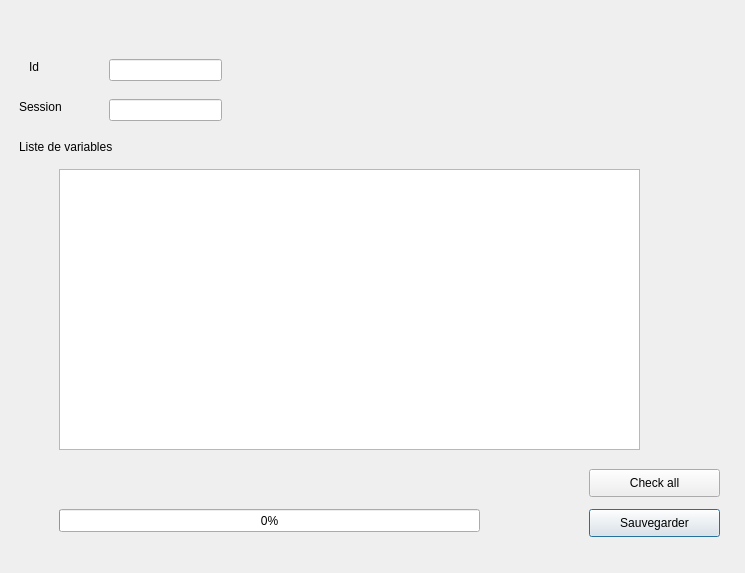
<?xml version="1.0" encoding="UTF-8"?>
<ui version="4.0">
 <class>Dialog</class>
 <widget class="QDialog" name="Dialog">
  <property name="geometry">
   <rect>
    <x>0</x>
    <y>0</y>
    <width>745</width>
    <height>573</height>
   </rect>
  </property>
  <property name="windowTitle">
   <string>Dialog</string>
  </property>
  <widget class="QWidget" name="widget" native="true">
   <property name="geometry">
    <rect>
     <x>-1</x>
     <y>-1</y>
     <width>741</width>
     <height>571</height>
    </rect>
   </property>
   <widget class="QLabel" name="label">
    <property name="geometry">
     <rect>
      <x>30</x>
      <y>60</y>
      <width>55</width>
      <height>16</height>
     </rect>
    </property>
    <property name="text">
     <string>Id</string>
    </property>
   </widget>
   <widget class="QLineEdit" name="idFile_edtl">
    <property name="geometry">
     <rect>
      <x>110</x>
      <y>60</y>
      <width>113</width>
      <height>22</height>
     </rect>
    </property>
   </widget>
   <widget class="QLabel" name="label_2">
    <property name="geometry">
     <rect>
      <x>20</x>
      <y>100</y>
      <width>55</width>
      <height>16</height>
     </rect>
    </property>
    <property name="text">
     <string>Session</string>
    </property>
   </widget>
   <widget class="QLineEdit" name="sessionFile_edtl">
    <property name="geometry">
     <rect>
      <x>110</x>
      <y>100</y>
      <width>113</width>
      <height>22</height>
     </rect>
    </property>
   </widget>
   <widget class="QLabel" name="label_3">
    <property name="geometry">
     <rect>
      <x>20</x>
      <y>140</y>
      <width>151</width>
      <height>16</height>
     </rect>
    </property>
    <property name="text">
     <string>Liste de variables</string>
    </property>
   </widget>
   <widget class="QListWidget" name="listSignals">
    <property name="geometry">
     <rect>
      <x>60</x>
      <y>170</y>
      <width>581</width>
      <height>281</height>
     </rect>
    </property>
   </widget>
   <widget class="QPushButton" name="btn_save_data_db">
    <property name="geometry">
     <rect>
      <x>590</x>
      <y>510</y>
      <width>131</width>
      <height>28</height>
     </rect>
    </property>
    <property name="text">
     <string>Sauvegarder</string>
    </property>
   </widget>
   <widget class="QProgressBar" name="progressBar">
    <property name="geometry">
     <rect>
      <x>60</x>
      <y>510</y>
      <width>421</width>
      <height>23</height>
     </rect>
    </property>
    <property name="value">
     <number>0</number>
    </property>
   </widget>
   <widget class="QPushButton" name="btn_check_all_var">
    <property name="geometry">
     <rect>
      <x>590</x>
      <y>470</y>
      <width>131</width>
      <height>28</height>
     </rect>
    </property>
    <property name="text">
     <string>Check all</string>
    </property>
   </widget>
  </widget>
 </widget>
 <resources/>
 <connections/>
</ui>
